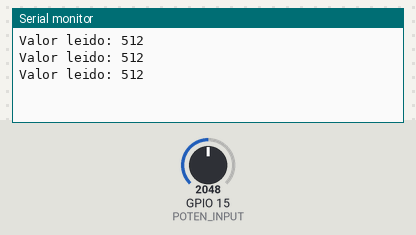
The program below on a simulated ESP32. Shown: the last lines printed to the serial monitor. The test bench sets the inputs (shaded band); at power-on: GPIO 15 (POTEN_INPUT) = 2048 (analog values on the 0–4095 scale).

Above: at 1.3 s.
1.4 s: GPIO 15 (POTEN_INPUT) set to 2866
At 1.9 s:
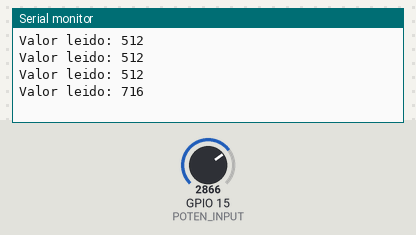
2.9 s: GPIO 15 (POTEN_INPUT) set to 3603
At 3.4 s:
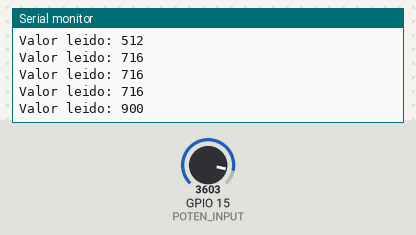
Timing chart, 0 to 5.9 s (numbered marks = the images above; inputs shaded):
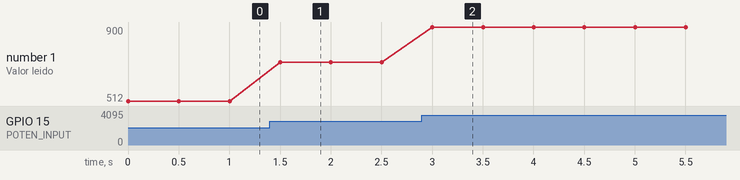

The program:

main.cpp
```cpp
#include <Arduino.h>
const int POTEN_INPUT = 15;
int potValue = 0;
QueueHandle_t xCola = xQueueCreate(5, sizeof(int));
void print_potenciometer_value(void * paramter){
  int value_readed;
  for(;;){
    if(xQueueReceive(xCola, &value_readed, portMAX_DELAY) == pdTRUE){
      Serial.print("Valor leido: ");
      Serial.println(value_readed);
    }
  }
}
void read_potenciometer_value(void * parameter){
  for(;;){
    int valor_poten = analogRead(POTEN_INPUT);
    xQueueSend(xCola, &valor_poten, 12);
    vTaskDelay(pdMS_TO_TICKS(500));
  }
}
void setup() {
  Serial.begin(9600);
  pinMode(POTEN_INPUT, INPUT);
  analogReadResolution(10);
  analogSetPinAttenuation(POTEN_INPUT, ADC_11db);
  xTaskCreate(
    print_potenciometer_value
    ,"Print Value from Potenciometer",
    2048,
    NULL,
    1,
    NULL
  );
  xTaskCreate(
    read_potenciometer_value,
    "Read",
    2048,
    NULL,
    1,
    NULL
  );
}
void loop() {
}
```

Measured:
- after the input at 1.4 s, the serial monitor: prints a new line after 0.10 s (image 1)
- after the input at 2.9 s, the serial monitor: prints a new line after 0.10 s (image 2)
- plotted number 1: 512 → 716 after the input at 1.4 s, 716 → 900 after the input at 2.9 s
